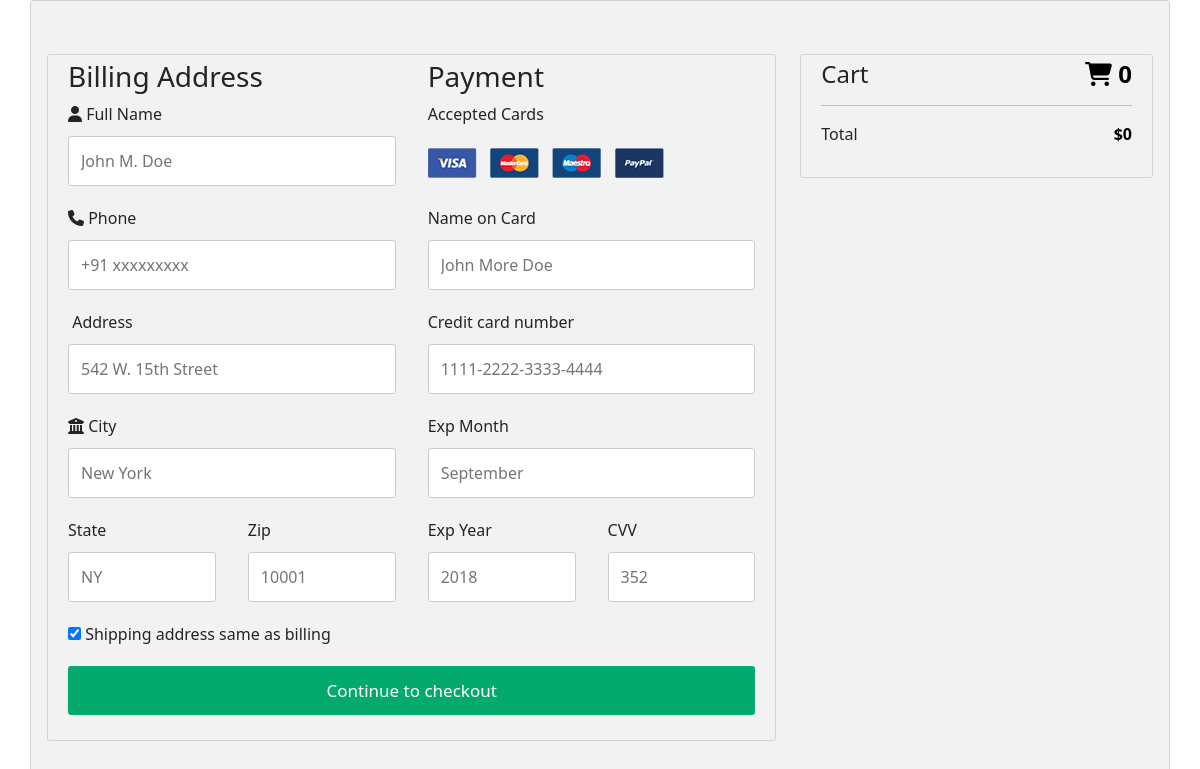
The app's page /user/checkout/ (signed in), older data.
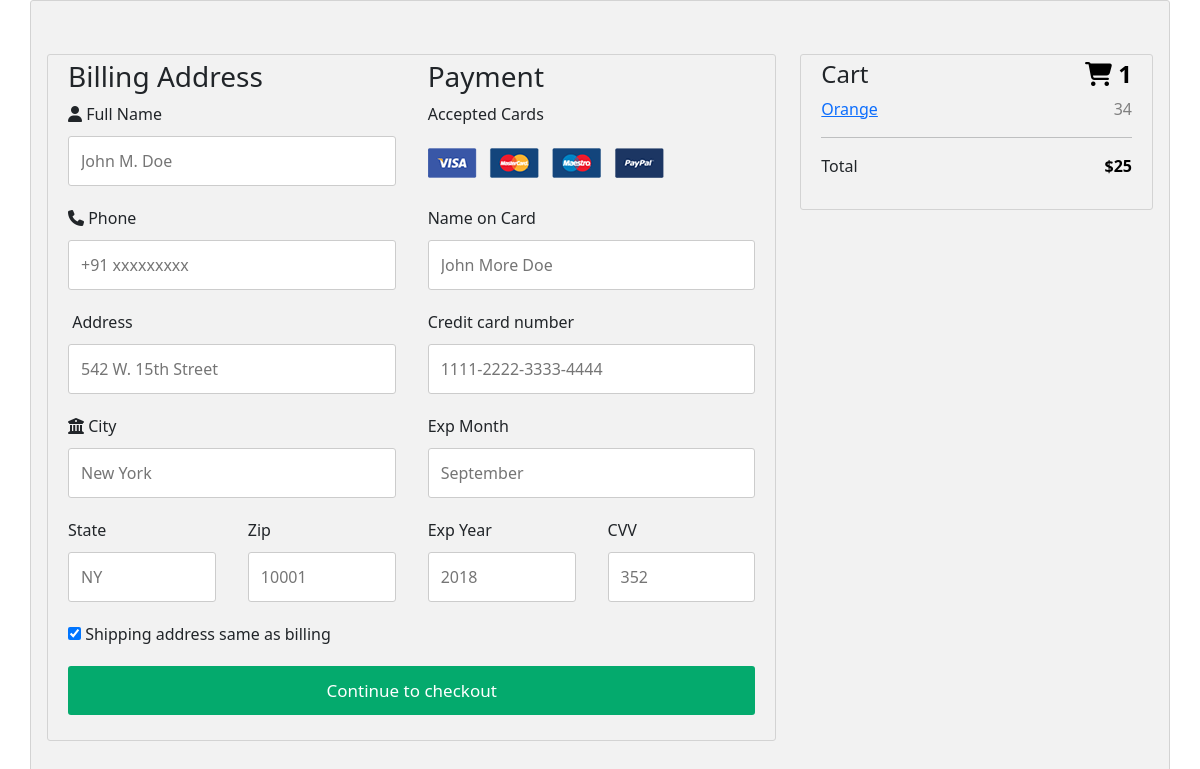
The same page, newer data.
### account/models.py (models this page shows, shortened)
class Cart(models.Model):
    products = models.ForeignKey(Products,on_delete=models.CASCADE,related_name='prod')
    date=models.DateField(auto_now_add=True)
    user = models.ForeignKey(User,on_delete=models.CASCADE)
    status = models.CharField(max_length=100,default='added')

class Products(models.Model):
    title = models.CharField(max_length=50)
    description = models.CharField(max_length=50)
    price = models.IntegerField()
    image = models.ImageField(upload_to='product_images')
    options=(
        ('Vegetables','Vegetables'),
        ('Fruits','Fruits'),
        ('Diary','Diary'),
        ('Spices','Spices'),
    )
    category = models.CharField(max_length=100,choices = options)
    stock = models.IntegerField()
    is_offer = models.BooleanField(default=False,null=True)
    offer_price = models.IntegerField(null=True)

### user/views.py (the view, shortened to what this page needs)
# urls.py: path('checkout/',views.Checkout.as_view(),name='checkout'),
@method_decorator(dec,name='dispatch')
class Checkout(View):
    def get(self,request):
        cart = Cart.objects.filter(user=request.user)
        sum = 0
        for i in cart:
            if i.products.is_offer:
                sum+= i.products.offer_price
            else:
                sum+=i.products.price
        return render(request,'checkout.html',{'cart':cart,'sum':sum})

### account/views.py (called while the page is built)
def signin_required(func):
    def inner(request,**kwargs):
        if request.user.is_authenticated:
            return func(request,**kwargs)
        else:
            messages.error(request,'Login required')
            return redirect('login')
    return inner

### user/context_processor.py (called while the page is built)
def cart_count(request):
    if request.user.is_authenticated:
        count = Cart.objects.filter(user = request.user).count()
        return {'count':count}
    else:
        return {'count':0}

### user/templates/checkout.html (shortened to what the changed rows need)
<!doctype html>
{% load static %}
<html lang="en">
    <head>
        <link
            href="https://cdn.jsdelivr.net/npm/bootstrap@5.3.2/dist/css/bootstrap.min.css"
            rel="stylesheet"
        />
        <link rel="stylesheet" href="https://cdnjs.cloudflare.com/ajax/libs/font-awesome/6.5.1/css/all.min.css" />
    </head>
    <body>
        <div class="container">
            <div class="row my-5">
                <div class="col-4">
                  <div class="container">
                    <h4>Cart
                      <span class="price" style="color:black">
                        <i class="fa fa-shopping-cart"></i>
                        <b>{{count}}</b>
                      </span>
                    </h4>
                    {% for item in cart %}
                    <p><a href="#">{{item.products.title}}</a> <span class="price">{{item.products.price}}</span></p>
                    {% endfor %}
                    <p>Total <span class="price" style="color:black"><b>${{sum}}</b></span></p>
                  </div>
                </div>
              </div>
        </div>
    </body>
</html>

Row changes from the older to the newer data that the page shows:
added Cart: products "Orange", products.price "34"
Text that changed along with them:
{{ count }}: "0" → "1"
{{ sum }}: "0" → "25"
